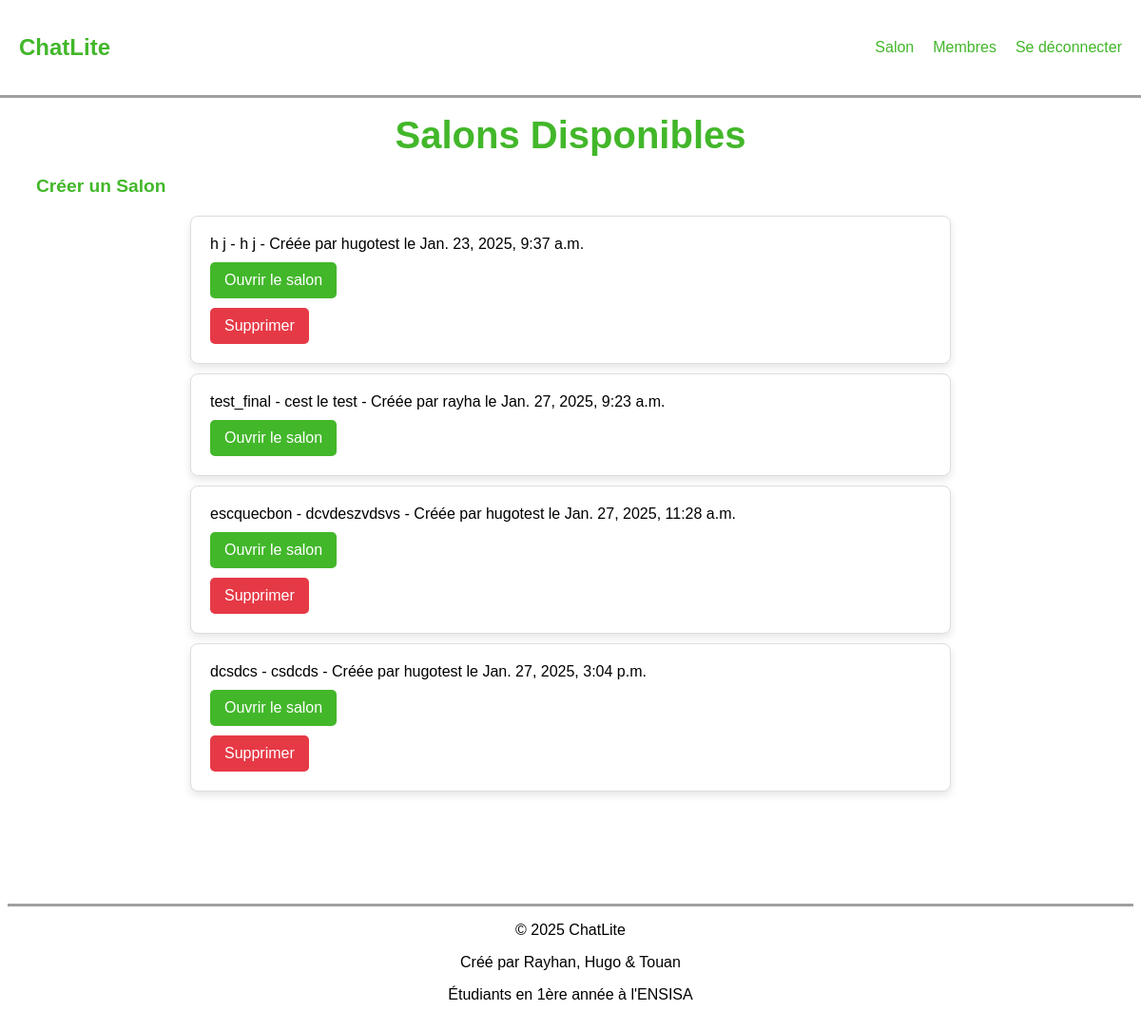
Before: / (signed in) with the older database file.
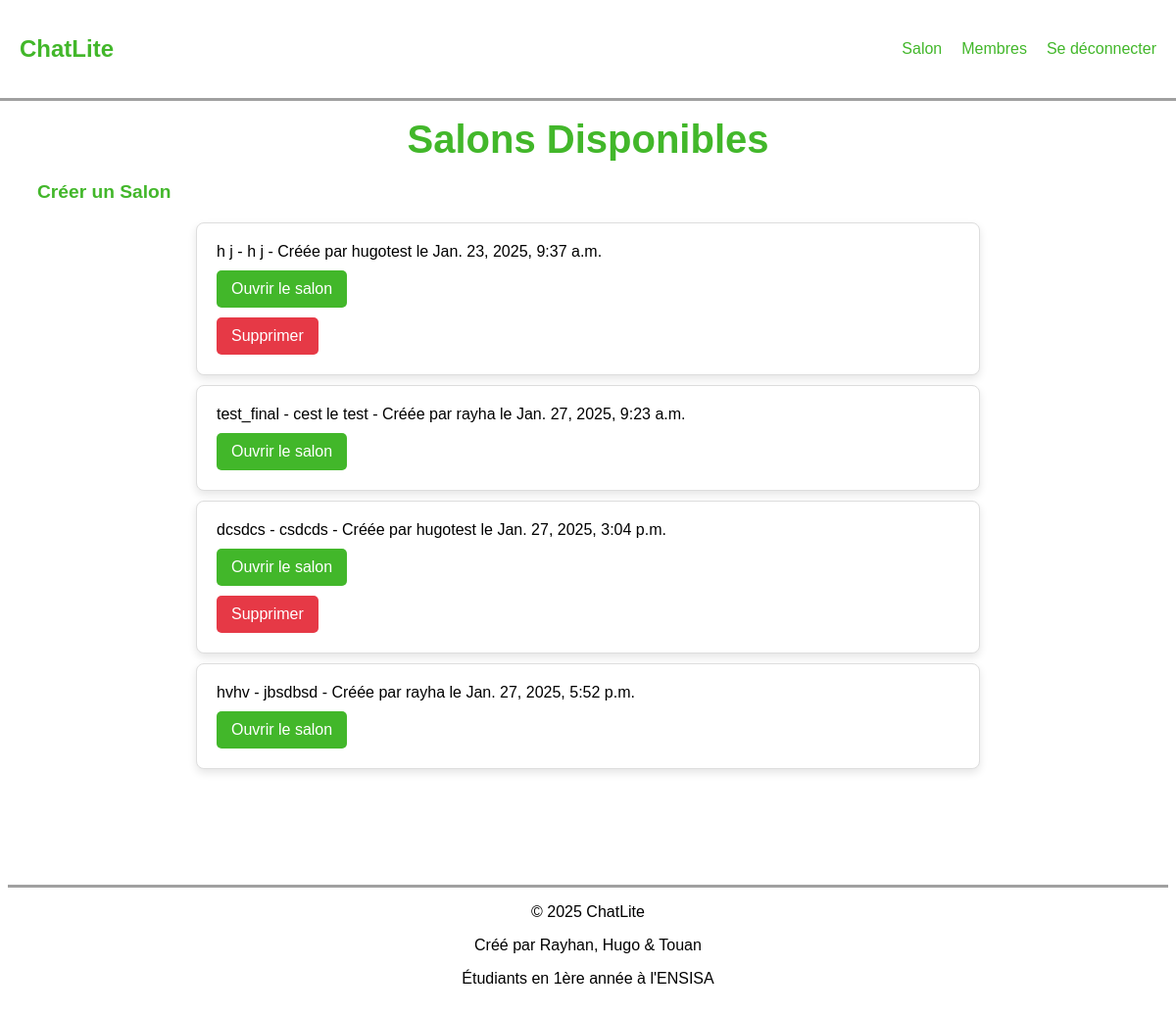
After: the same page with the newer database file.
### membre/models.py (models this page shows, shortened)
class Salon(models.Model):
    nom = models.CharField(max_length=100)
    description = models.TextField()
    date_creation = models.DateTimeField(auto_now_add=True,null=True)
    users = models.ManyToManyField(User, related_name="authorized_salons", blank=True)
    created_by = models.ForeignKey(User, on_delete=models.CASCADE, related_name="created_salons", null=True, blank=True)

### membre/views.py (the view)
# urls.py: path("", views.salons_disponible, name="Home"),
@login_required(login_url='connection')
def salons_disponible(request):
    salons = Salon.objects.all()
    return render(request, 'salon.html', {'salons': salons})

### membre/templates/salon.html (shortened to what this page needs)
{% extends 'main.html' %}
{% block content %}
        <h2 id="h2_salon">Salons Disponibles</h>
        <h3 id="h3_salon"><a href="{% url 'create_salon' %}">Créer un Salon</a></h3>
        <ul id="ul_salon">
            {% for salon in salons %}
                <li id="li_salon">
                    {{ salon.nom }} - {{ salon.description }}     - Créée par {{ salon.created_by }} le {{ salon.date_creation }}
                    {% if user in salon.users.all or salon.created_by == user or request.user.is_staff %}
                        <a href="{% url 'view_salon' salon.id %}">
                            <button>Ouvrir le salon</button>
                        </a>
                    {% else %}
                        <p id="p_salon">Vous n'êtes pas membre de ce salon. Vous devez être ajouté par le créateur.</p>
                    {% endif %}
                    {% if salon.created_by == user or request.user.is_staff %}
                        <form id="form_salon" method="POST" action="{% url 'delete_salon' salon.id %}" style="display:inline;">
                            <button type="submit">Supprimer</button>
                        </form>
                    {% endif %}
                </li>
            {% endfor %}
        </ul>
{% endblock %}

### membre/templates/main.html (shortened to what this page needs)
<!DOCTYPE html>
<html lang="fr">
<head>
</head>
<body id="body">
    <nav id="nav">
        <a href="{% url 'salon_disponible' %}"><h1>ChatLite</h1></a>
        <ul id="list">
            <li><a href="{% url 'salon_disponible' %}">Salon</a></li>
            <li><a href="{% url 'membre' %}">Membres</a></li>
            <li><a href="{% url 'logout' %}">Se déconnecter</a></li>
        </ul>
    </nav>
    <section id="content">
        {% block content %}
        {% endblock %}
    </section>
    <section id="footer">
        <p>&copy; 2025 ChatLite</p>
        <p>Créé par Rayhan, Hugo & Touan</p>
        <p>Étudiants en 1ère année à l'ENSISA</p>
    </section>
</body>

### membre/templates/main.html (style rules this page uses)
* { box-sizing: border-box; font-family: Helvetica, Verdana, sans-serif; }
#body { margin-top: 10%; margin-bottom: 10%; }
#nav { position: fixed; top: 0; left: 0; width: 100%; padding: 16px 20px; display: flex; align-items: center; font-size: 16px; border-bottom: 3px solid rgb(160, 160, 160); background-color: white; }
#nav a { color: #42b72a; text-decoration: none; }
#nav h1 { font-size: 24px; }
#list { list-style-type: none; margin-left: auto; display: flex; }
#list li { margin-left: 20px; }
#footer { border-top: 3px solid rgb(160, 160, 160); margin-top: 10%; text-align: center; display: block; position: static; }

### membre/templates/salon.html (style rules this page uses)
#h2_salon { text-align: center; font-size: 2.5rem; margin: 20px 0; color: #42b72a; }
#h3_salon a { text-decoration: none; color: #42b72a; font-size: 1.2rem; margin-left: 30px; }
#ul_salon { max-width: 800px; margin: 20px auto; padding: 0; list-style: none; }
#li_salon { background: #fff; margin: 10px 0; padding: 20px; border: 1px solid #ddd; border-radius: 8px; box-shadow: 0 4px 8px rgba(0, 0, 0, 0.1); display: flex; flex-direction: column; gap: 10px; }
#li_salon button { padding: 10px 15px; font-size: 1rem; color: #fff; background-color: #42b72a; border: none; border-radius: 5px; cursor: pointer; transition: background-color 0.3s ease; }
#form_salon button[type="submit"] { background-color: #e63946; color: #fff; padding: 10px 15px; font-size: 1rem; border: none; border-radius: 5px; cursor: pointer; transition: background-color 0.3s ease; }

Changed rows visible on the page:
removed Salon: nom "escquecbon", description "dcvdeszvdsvs", created_by "hugotest", date_creation "Jan. 27, 2025, 11:28 a.m.", shows "Ouvrir le salon", shows "Supprimer"
added Salon: nom "hvhv", description "jbsdbsd", created_by "rayha", date_creation "Jan. 27, 2025, 5:52 p.m.", shows "Ouvrir le salon"
